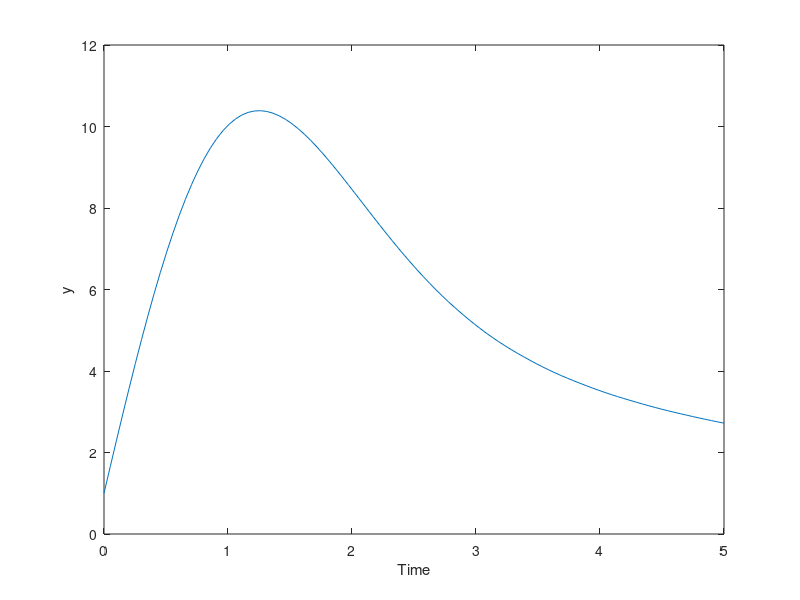

Write MATLAB code to recreate this figure.
% Define the ODE function
f = @(t, y) -y.*t + 13;

% Initial condition
y0 = 1;

% Time range
t = linspace(0, 5);

% Solve the ODE numerically using ode45
[t, y] = ode45(f, t, y0);

% Plot the solution
plot(t, y);
xlabel('Time');
ylabel('y');
